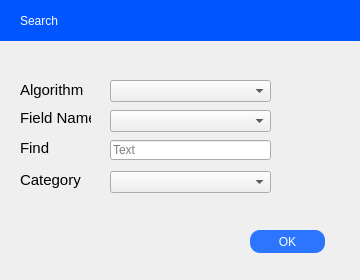
<?xml version="1.0" encoding="UTF-8"?>
<ui version="4.0">
 <class>filterContainsDialog</class>
 <widget class="QDialog" name="filterContainsDialog">
  <property name="geometry">
   <rect>
    <x>0</x>
    <y>0</y>
    <width>360</width>
    <height>280</height>
   </rect>
  </property>
  <property name="windowTitle">
   <string>Dialog</string>
  </property>
  <property name="styleSheet">
   <string notr="true">QPushButton#OkBtn{
opacity:1;
background-color: rgb(43, 117, 255);
color:white;
font-size:12px;
border-radius:10px;
opacity:1;
background-color: rgb(43, 117, 255);
bordeer:2px solid white;
color:white;
font-size:12px;
border-radius:10px
}
QPushButton#OkBtn:pressed{
background-color:blue;
font-size:10px;
font-weight:Bold;
}
</string>
  </property>
  <widget class="QLabel" name="fieldNamelbl">
   <property name="geometry">
    <rect>
     <x>20</x>
     <y>110</y>
     <width>71</width>
     <height>16</height>
    </rect>
   </property>
   <property name="font">
    <font>
     <pointsize>11</pointsize>
    </font>
   </property>
   <property name="text">
    <string>Field Name</string>
   </property>
  </widget>
  <widget class="QLabel" name="findlbl">
   <property name="geometry">
    <rect>
     <x>20</x>
     <y>140</y>
     <width>31</width>
     <height>16</height>
    </rect>
   </property>
   <property name="font">
    <font>
     <pointsize>11</pointsize>
    </font>
   </property>
   <property name="text">
    <string>Find </string>
   </property>
  </widget>
  <widget class="QLabel" name="categorylbl">
   <property name="geometry">
    <rect>
     <x>20</x>
     <y>170</y>
     <width>71</width>
     <height>20</height>
    </rect>
   </property>
   <property name="font">
    <font>
     <pointsize>11</pointsize>
    </font>
   </property>
   <property name="text">
    <string>Category</string>
   </property>
  </widget>
  <widget class="QComboBox" name="fieldNameComboBox">
   <property name="geometry">
    <rect>
     <x>110</x>
     <y>110</y>
     <width>161</width>
     <height>22</height>
    </rect>
   </property>
  </widget>
  <widget class="QComboBox" name="filterComboBox">
   <property name="geometry">
    <rect>
     <x>110</x>
     <y>171</y>
     <width>161</width>
     <height>22</height>
    </rect>
   </property>
  </widget>
  <widget class="QPushButton" name="okBtn">
   <property name="geometry">
    <rect>
     <x>250</x>
     <y>230</y>
     <width>75</width>
     <height>23</height>
    </rect>
   </property>
   <property name="styleSheet">
    <string notr="true">QPushButton#okBtn{
opacity:1;
background-color: rgb(43, 117, 255);
color:white;
font-size:12px;
border-radius:10px;
opacity:1;
background-color: rgb(43, 117, 255);
bordeer:2px solid white;
color:white;
font-size:12px;
border-radius:10px
}
QPushButton#okBtn:pressed{
background-color:blue;
font-size:10px;
font-weight:Bold;
}</string>
   </property>
   <property name="text">
    <string>OK</string>
   </property>
  </widget>
  <widget class="QLineEdit" name="containsTxt">
   <property name="geometry">
    <rect>
     <x>110</x>
     <y>140</y>
     <width>161</width>
     <height>20</height>
    </rect>
   </property>
   <property name="placeholderText">
    <string>Text</string>
   </property>
  </widget>
  <widget class="QComboBox" name="algorithmComboBox">
   <property name="geometry">
    <rect>
     <x>110</x>
     <y>80</y>
     <width>161</width>
     <height>22</height>
    </rect>
   </property>
  </widget>
  <widget class="QLabel" name="categorylbl_2">
   <property name="geometry">
    <rect>
     <x>20</x>
     <y>80</y>
     <width>71</width>
     <height>20</height>
    </rect>
   </property>
   <property name="font">
    <font>
     <pointsize>11</pointsize>
    </font>
   </property>
   <property name="text">
    <string>Algorithm</string>
   </property>
  </widget>
  <widget class="QLabel" name="label">
   <property name="geometry">
    <rect>
     <x>0</x>
     <y>0</y>
     <width>361</width>
     <height>41</height>
    </rect>
   </property>
   <property name="styleSheet">
    <string notr="true">background-color:rgb(0, 85, 255)</string>
   </property>
   <property name="text">
    <string/>
   </property>
  </widget>
  <widget class="QLabel" name="label_2">
   <property name="geometry">
    <rect>
     <x>20</x>
     <y>10</y>
     <width>61</width>
     <height>21</height>
    </rect>
   </property>
   <property name="styleSheet">
    <string notr="true">font: 75 12pt &quot;MS Shell Dlg 2&quot;;
color:white</string>
   </property>
   <property name="text">
    <string>Search</string>
   </property>
  </widget>
 </widget>
 <resources/>
 <connections/>
</ui>
